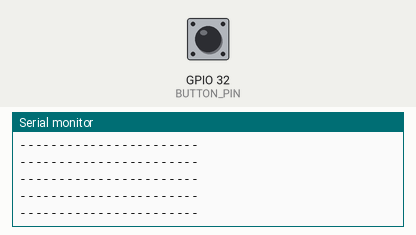
This sketch was run on a simulated ESP32. On the bench: the last lines printed to the serial monitor. Inputs (shaded band) come from the test bench; at power-on: GPIO 32 (BUTTON_PIN) LOW.

Above: at 1.2 s.
1.3 s: GPIO 32 (BUTTON_PIN) pulled HIGH for 0.15 s
2.9 s: GPIO 32 (BUTTON_PIN) pulled HIGH for 1 s
At 3.8 s:
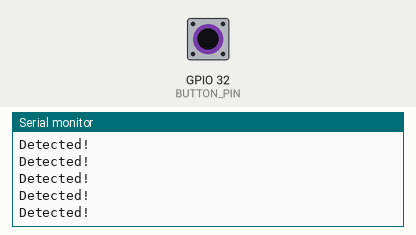
5.4 s: GPIO 32 (BUTTON_PIN) pulled HIGH for 0.15 s
7.0 s: GPIO 32 (BUTTON_PIN) driven HIGH
10.0 s: GPIO 32 (BUTTON_PIN) pulsed LOW 2 times (0.12 s each, 0.3 s apart)
13.6 s: GPIO 32 (BUTTON_PIN) driven LOW
At 14.3 s:
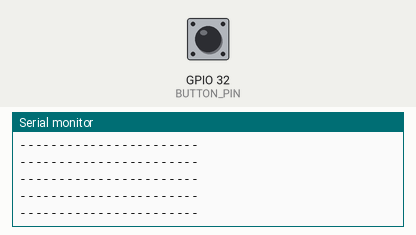

Measured:
- after the input at 13.6 s, the serial monitor: prints a new line at once (image 2)

The sketch:

touchsensor.ino
```cpp
const int BUTTON_PIN = 32; //Pin 32 on ESP 32 dev kit 4
int buttonState = 0;

void setup() {
  pinMode(BUTTON_PIN, INPUT);
  Serial.begin(9600);
}

void loop() {
  buttonState = digitalRead(BUTTON_PIN);
  if (buttonState == HIGH) {
    Serial.println("Detected!");
  } else {
    Serial.println("-----------------------");
  }
}
```
